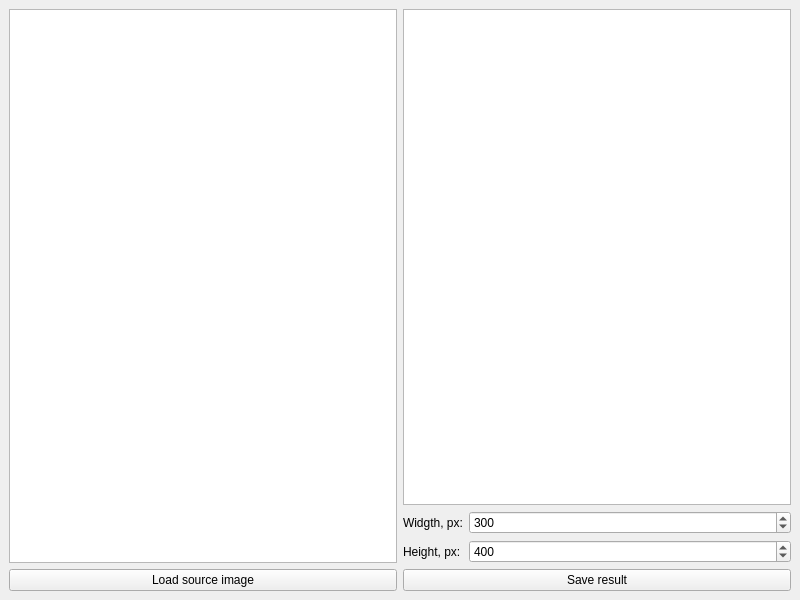
<?xml version="1.0" encoding="UTF-8"?>
<ui version="4.0">
 <class>MainView</class>
 <widget class="QMainWindow" name="MainView">
  <property name="geometry">
   <rect>
    <x>0</x>
    <y>0</y>
    <width>800</width>
    <height>600</height>
   </rect>
  </property>
  <property name="windowTitle">
   <string>Photo scaner</string>
  </property>
  <widget class="QWidget" name="centralWidget">
   <layout class="QHBoxLayout" name="horizontalLayout">
    <item>
     <layout class="QVBoxLayout" name="srcImgLayout">
      <item>
       <widget class="QGraphicsView" name="srcImgView"/>
      </item>
      <item>
       <widget class="QPushButton" name="loadImgBtn">
        <property name="text">
         <string>Load source image</string>
        </property>
       </widget>
      </item>
     </layout>
    </item>
    <item>
     <layout class="QVBoxLayout" name="resImgLayout">
      <property name="leftMargin">
       <number>0</number>
      </property>
      <item>
       <widget class="QGraphicsView" name="resImgView"/>
      </item>
      <item>
       <layout class="QFormLayout" name="srcImgSizeLayout">
        <property name="bottomMargin">
         <number>0</number>
        </property>
        <item row="0" column="0">
         <widget class="QLabel" name="widthLabel">
          <property name="text">
           <string>Widgth, px:</string>
          </property>
         </widget>
        </item>
        <item row="1" column="0">
         <widget class="QLabel" name="heightLabel">
          <property name="text">
           <string>Height, px:</string>
          </property>
         </widget>
        </item>
        <item row="1" column="1">
         <widget class="QSpinBox" name="heightSpinBox">
          <property name="minimum">
           <number>1</number>
          </property>
          <property name="maximum">
           <number>999999999</number>
          </property>
          <property name="value">
           <number>400</number>
          </property>
         </widget>
        </item>
        <item row="0" column="1">
         <widget class="QSpinBox" name="widthSpinBox">
          <property name="minimum">
           <number>1</number>
          </property>
          <property name="maximum">
           <number>999999999</number>
          </property>
          <property name="value">
           <number>300</number>
          </property>
         </widget>
        </item>
       </layout>
      </item>
      <item>
       <widget class="QPushButton" name="saveImgBtn">
        <property name="text">
         <string>Save result</string>
        </property>
       </widget>
      </item>
     </layout>
    </item>
   </layout>
  </widget>
 </widget>
 <resources/>
 <connections/>
</ui>
